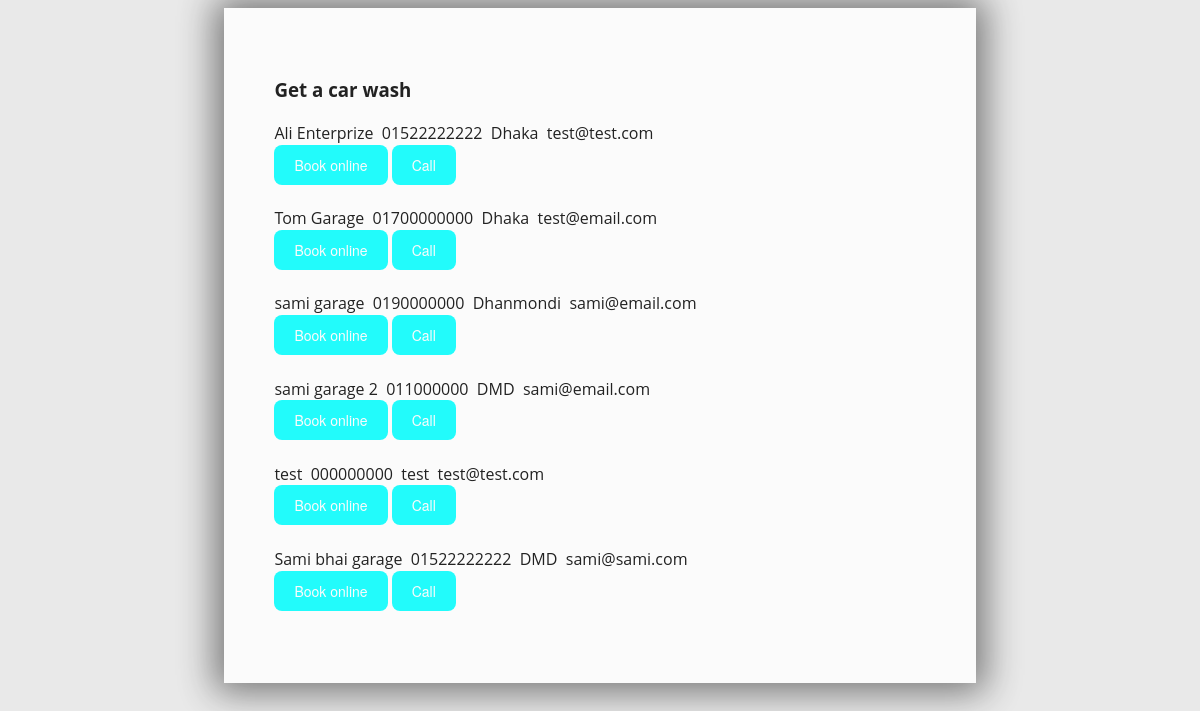
The app's page /vswash.php with its own data.
### tables this page shows
CREATE TABLE `garage` (
  `g_id` int(11) NOT NULL,
  `name` varchar(100) NOT NULL,
  `address` varchar(100) NOT NULL,
  `phone` varchar(100) NOT NULL,
  `email` varchar(100) NOT NULL,
  `vendor_id` int(11) NOT NULL
);

### vswash.php (the view, shortened to what this page needs)
<?php
	include("dbcon/conn.php");
?>
<!DOCTYPE html>
<html lang="en">
<head>
</head>
<body>
    <div class="container">
        <h3>Get a car wash</h3>
    <?php
        $sql="SELECT * FROM garage";
        $result=mysqli_query($conn,$sql);
        if(mysqli_num_rows($result)>0){
            while($row=mysqli_fetch_assoc($result)){
                $vphone=$row["phone"];
                $garage=$row["name"];
                echo "<tr><td>".$garage."&nbsp;&nbsp;<tr><td>".$vphone."&nbsp;&nbsp;<tr><td>".$row["address"]."&nbsp;&nbsp;<tr><td>".$row["email"];
                ?>
                <form action="service_index.php" method='POST'>
                    <button class="button" name="submit">Book online</button>
                    <button class="button" onclick="location.href='owner_login.php'">Call</button>
                </form>
                <br>
        <?php
            }
        }
    ?>
    </div>
</body>
</html>

### vswash.php (style rules this page uses)
body { font: 100% / 1.414 "Open Sans", "Roboto", arial, sans-serif; background: #e9e9e9; background-repeat: no-repeat; background-size: cover; image-rendering: pixelated; }
.container { top:0; bottom:0; margin: auto; padding: 50px; background-color:#FFFFFF; height:100%; width:55%; right:calc(50% - 50px); box-shadow: 0 0 35px 9px #00000096; color:black; opacity: .85; }
.button { background-color: cyan; border-radius: 8px; border-style: none; box-sizing: border-box; color: #FFFFFF; cursor: pointer; display: inline-block; font-family: "Haas Grot Text R Web", "Helvetica Neue", Helvetica, Arial, sans-serif; font-size: 14px; font-weight: 500; height: 40px; line-height: 20px; list-style: none; margin: 0; outline: none; padding: 10px 20px; position: relative; text-align: center; text-decoration: none; transition: color 100ms; vertical-align: baseline; user-select: none; -webkit-user-select: none; touch-action: manipulation; }

### records on screen
garage: name "Ali Enterprize", phone "01522222222", address "Dhaka", email "test@test.com"
garage: name "Tom Garage", phone "01700000000", address "Dhaka", email "test@email.com"
garage: name "sami garage", phone "0190000000", address "Dhanmondi", email "sami@email.com"
garage: name "sami garage 2", phone "011000000", address "DMD", email "sami@email.com"
garage: name "test", phone "000000000", address "test", email "test@test.com"
garage: name "Sami bhai garage", phone "01522222222", address "DMD", email "sami@sami.com"
